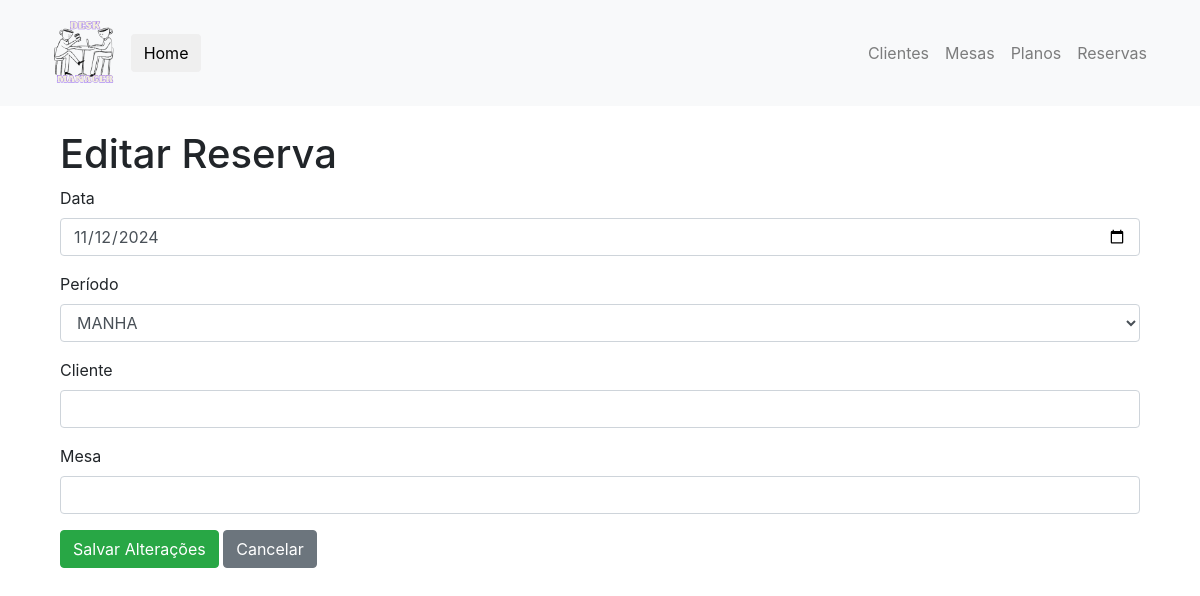
Page /reserva/8482730a/editar on the earlier database version.
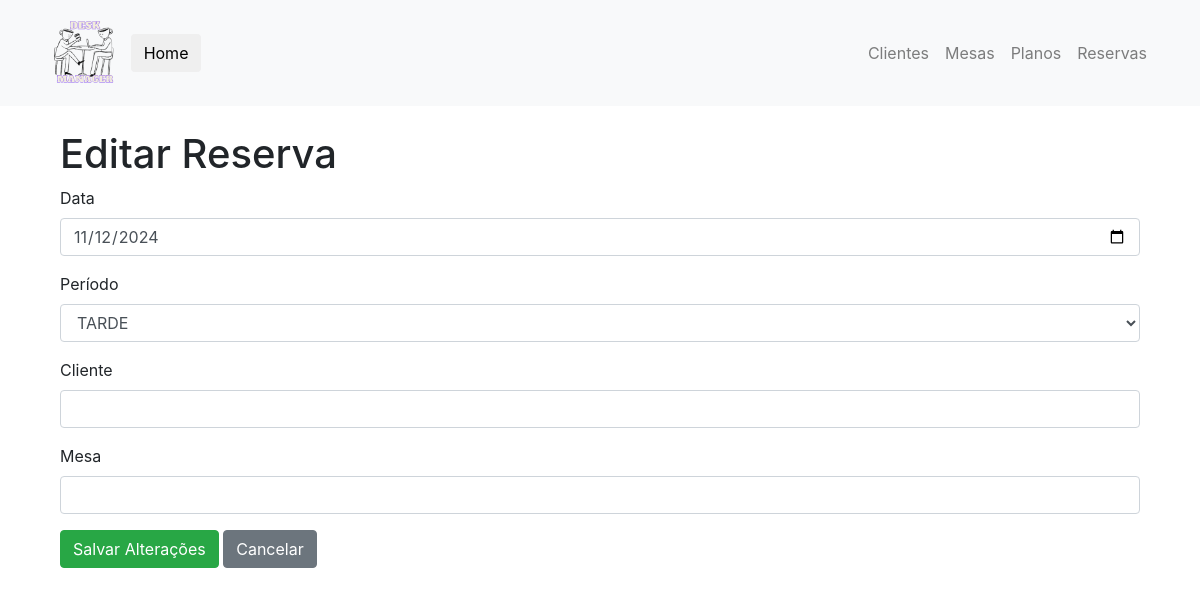
Same page on the later database version.
### desk_manager/models.py (models this page shows, shortened)
class Reserva(db.Model):
    id: so.Mapped[str] = so.mapped_column(sa.String, primary_key=True, default=generate_hex_id)
    codigo: so.Mapped[str] = so.mapped_column(sa.String, unique=True ,nullable=False)
    data: so.Mapped[datetime] = so.mapped_column(sa.DateTime, nullable=False)
    periodo: so.Mapped[PeriodoReserva] = so.mapped_column(sa.Integer, nullable=False)
    estado: so.Mapped[EstadoReserva] = so.mapped_column(sa.Integer, nullable=False, default=EstadoReserva.RESERVADA)
    data_chegada: so.Mapped[datetime] = so.mapped_column(sa.DateTime, nullable=True)
    data_saida: so.Mapped[datetime] = so.mapped_column(sa.DateTime, nullable=True)
    data_cancelamento: so.Mapped[datetime] = so.mapped_column(sa.DateTime, nullable=True)
    cliente: so.Mapped[Cliente] = so.relationship(Cliente, back_populates="reservas")
    cliente_id: so.Mapped[str] = so.mapped_column(sa.String, sa.ForeignKey("cliente.id"), nullable=False)
    mesa: so.Mapped[Mesa] = so.relationship(Mesa, back_populates="reservas")
    mesa_id: so.Mapped[str] = so.mapped_column(sa.String, sa.ForeignKey("mesa.id"), nullable=False)
    @classmethod
    def buscar_reserva_por_id(cls, reserva_id):
        return cls.query.get_or_404(reserva_id)

### desk_manager/routes/reserva.py (the view, shortened to what this page needs)
@RESERVA.route('/reserva/<string:reserva_id>/editar', methods=['GET', 'POST'])
def editar_reserva(reserva_id):
    reserva = Reserva.buscar_reserva_por_id(reserva_id)
    form_editar_reserva = FormCadastroReserva(obj=reserva)
    return render_template('editar_reserva.html', form_editar_reserva=form_editar_reserva, reserva=reserva)

### desk_manager/forms/cadastro.py
class FormCadastroReserva(FlaskForm):
    data = DateField('', format='%Y-%m-%d', validators=[DataRequired(message='Data Inválida!')])
    periodo = SelectField('', choices=[(periodo.value, periodo.name) for periodo in PeriodoReserva],
                           validators=[DataRequired()])
    cpf_cliente = StringField('', validators=[DataRequired()])
    numero_mesa = StringField('', validators=[DataRequired()])
    botao_submit = SubmitField('Cadastrar Reserva')

### desk_manager/routes/reserva.py (called while the page is built)
def campos_prenchidos(form):
    return form.validate_on_submit()

### desk_manager/templates/editar_reserva.html (shortened to what this page needs)
{% extends "base.html" %}
{% block body %}
<div class="wrapper-doc">
    <form method="POST" action="{{ url_for('reserva.editar_reserva', reserva_id=reserva.id) }}" class="container" enctype="multipart/form-data">
        <h1 class="form-title">Editar Reserva</h1>
        <div class="form-group">
            <label class="form-control-label">Data</label>
            {% if form_editar_reserva.data.errors %}
                {{ form_editar_reserva.data(class="form-control is-invalid") }}
                <div class="invalid-feedback">
                    {% for erro in form_editar_reserva.data.errors %}
                        {{ erro }}
                    {% endfor %}
                </div>
            {% else %}
                {{ form_editar_reserva.data(class="form-control") }}
            {% endif %}
        </div>
        <div class="form-group">
            <label class="form-control-label">Período</label>
            {% if form_editar_reserva.periodo.errors %}
                {{ form_editar_reserva.periodo(class="form-control is-invalid") }}
                <div class="invalid-feedback">
                    {% for erro in form_editar_reserva.periodo.errors %}
                        {{ erro }}
                    {% endfor %}
                </div>
            {% else %}
                {{ form_editar_reserva.periodo(class="form-control") }}
            {% endif %}
        </div>
        <div class="form-group">
            <label class="form-control-label">Cliente</label>
            {% if form_editar_reserva.cpf_cliente.errors %}
                {{ form_editar_reserva.cpf_cliente(class="form-control is-invalid") }}
                <div class="invalid-feedback">
                    {% for erro in form_editar_reserva.cpf_cliente.errors %}
                        {{ erro }}
                    {% endfor %}
                </div>
            {% else %}
                {{ form_editar_reserva.cpf_cliente(class="form-control") }}
            {% endif %}
        </div>
        <div class="form-group">
            <label class="form-control-label">Mesa</label>
            {% if form_editar_reserva.numero_mesa.errors %}
                {{ form_editar_reserva.numero_mesa(class="form-control is-invalid") }}
                <div class="invalid-feedback">
                    {% for erro in form_editar_reserva.numero_mesa.errors %}
                        {{ erro }}
                    {% endfor %}
                </div>
            {% else %}
                {{ form_editar_reserva.numero_mesa(class="form-control") }}
            {% endif %}
        </div>
        <div class="form-group">
            {{ form_editar_reserva.botao_submit(class="btn btn-success", value="Salvar Alterações") }}
            <a href="{{ url_for('reserva.lista_reservas') }}" class="btn btn-secondary">Cancelar</a>
        </div>
    </form>
</div>
{% endblock %}

Differences in the rows shown:
changed Reserva: periodo "MANHA" → "TARDE"
